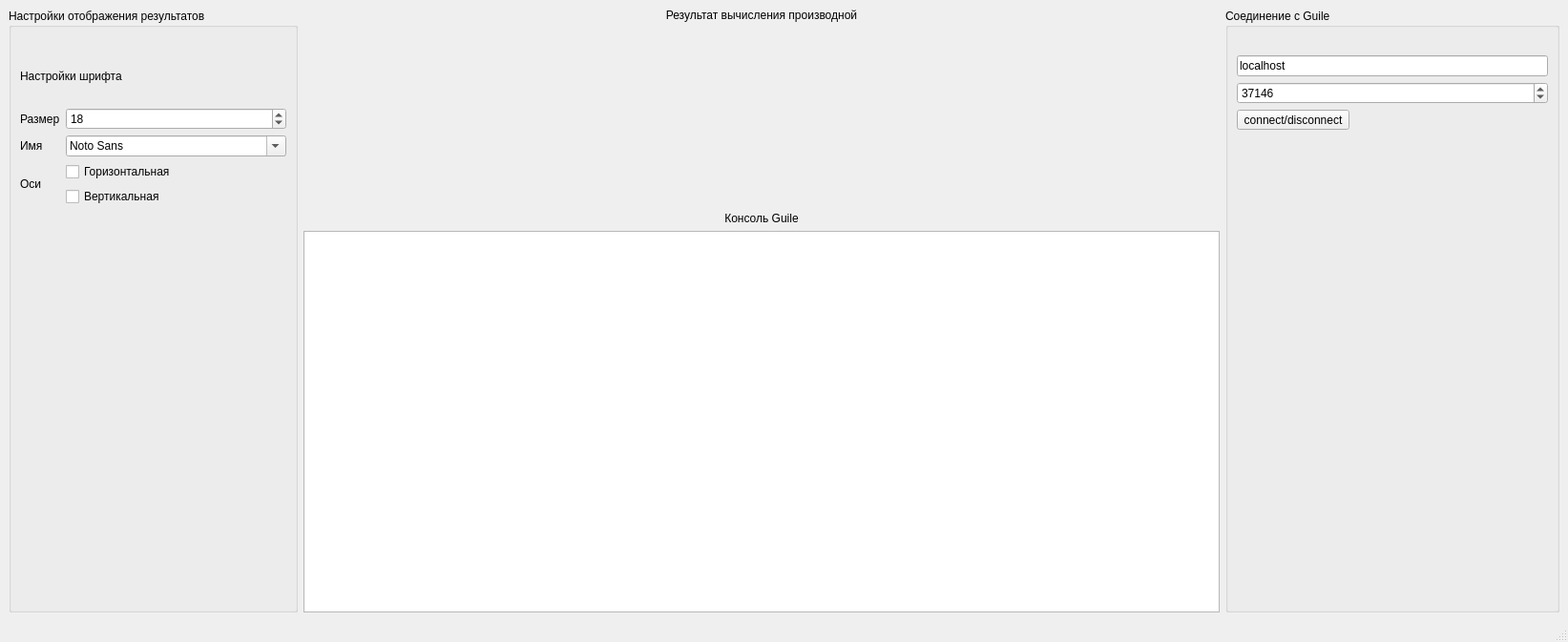
<?xml version="1.0" encoding="UTF-8"?>
<ui version="4.0">
 <class>BaseWindow</class>
 <widget class="QMainWindow" name="BaseWindow">
  <property name="enabled">
   <bool>true</bool>
  </property>
  <property name="geometry">
   <rect>
    <x>0</x>
    <y>0</y>
    <width>1643</width>
    <height>673</height>
   </rect>
  </property>
  <property name="sizePolicy">
   <sizepolicy hsizetype="Expanding" vsizetype="Expanding">
    <horstretch>0</horstretch>
    <verstretch>0</verstretch>
   </sizepolicy>
  </property>
  <property name="acceptDrops">
   <bool>false</bool>
  </property>
  <property name="windowTitle">
   <string>MainWindow</string>
  </property>
  <property name="windowOpacity">
   <double>0.000000000000000</double>
  </property>
  <property name="styleSheet">
   <string notr="true"/>
  </property>
  <widget class="QWidget" name="centralwidget">
   <property name="autoFillBackground">
    <bool>false</bool>
   </property>
   <layout class="QGridLayout" name="gridLayout_6">
    <item row="0" column="0">
     <layout class="QGridLayout" name="gridLayout_2">
      <property name="sizeConstraint">
       <enum>QLayout::SetDefaultConstraint</enum>
      </property>
      <item row="3" column="2">
       <widget class="QPlainTextEdit" name="teOutput">
        <property name="sizePolicy">
         <sizepolicy hsizetype="Preferred" vsizetype="Preferred">
          <horstretch>0</horstretch>
          <verstretch>0</verstretch>
         </sizepolicy>
        </property>
        <property name="minimumSize">
         <size>
          <width>0</width>
          <height>400</height>
         </size>
        </property>
       </widget>
      </item>
      <item row="0" column="4" rowspan="4">
       <widget class="QGroupBox" name="groupBox">
        <property name="sizePolicy">
         <sizepolicy hsizetype="Fixed" vsizetype="Preferred">
          <horstretch>0</horstretch>
          <verstretch>0</verstretch>
         </sizepolicy>
        </property>
        <property name="minimumSize">
         <size>
          <width>350</width>
          <height>0</height>
         </size>
        </property>
        <property name="layoutDirection">
         <enum>Qt::LeftToRight</enum>
        </property>
        <property name="title">
         <string>Соединение с Guile</string>
        </property>
        <layout class="QGridLayout" name="gridLayout_3">
         <item row="4" column="0">
          <spacer name="verticalSpacer">
           <property name="orientation">
            <enum>Qt::Vertical</enum>
           </property>
           <property name="sizeHint" stdset="0">
            <size>
             <width>20</width>
             <height>40</height>
            </size>
           </property>
          </spacer>
         </item>
         <item row="3" column="0">
          <widget class="QToolButton" name="btConnect">
           <property name="text">
            <string>connect/disconnect</string>
           </property>
          </widget>
         </item>
         <item row="1" column="0">
          <widget class="QLineEdit" name="leAddr">
           <property name="text">
            <string>localhost</string>
           </property>
          </widget>
         </item>
         <item row="2" column="0">
          <widget class="QSpinBox" name="sbPort">
           <property name="maximum">
            <number>40000</number>
           </property>
           <property name="value">
            <number>37146</number>
           </property>
          </widget>
         </item>
         <item row="0" column="0">
          <spacer name="verticalSpacer_2">
           <property name="orientation">
            <enum>Qt::Vertical</enum>
           </property>
           <property name="sizeType">
            <enum>QSizePolicy::Minimum</enum>
           </property>
           <property name="sizeHint" stdset="0">
            <size>
             <width>20</width>
             <height>20</height>
            </size>
           </property>
          </spacer>
         </item>
        </layout>
       </widget>
      </item>
      <item row="0" column="0" rowspan="4">
       <widget class="QGroupBox" name="m_aling_buttons">
        <property name="sizePolicy">
         <sizepolicy hsizetype="Fixed" vsizetype="Preferred">
          <horstretch>0</horstretch>
          <verstretch>0</verstretch>
         </sizepolicy>
        </property>
        <property name="minimumSize">
         <size>
          <width>280</width>
          <height>300</height>
         </size>
        </property>
        <property name="layoutDirection">
         <enum>Qt::LeftToRight</enum>
        </property>
        <property name="styleSheet">
         <string notr="true"/>
        </property>
        <property name="title">
         <string>Настройки отображения результатов</string>
        </property>
        <layout class="QGridLayout" name="gridLayout_4">
         <item row="3" column="0">
          <layout class="QGridLayout" name="gridLayout_5">
           <property name="leftMargin">
            <number>0</number>
           </property>
           <property name="topMargin">
            <number>25</number>
           </property>
           <property name="spacing">
            <number>6</number>
           </property>
           <item row="1" column="0" colspan="2">
            <spacer name="verticalSpacer_3">
             <property name="orientation">
              <enum>Qt::Vertical</enum>
             </property>
             <property name="sizeType">
              <enum>QSizePolicy::Fixed</enum>
             </property>
             <property name="sizeHint" stdset="0">
              <size>
               <width>20</width>
               <height>20</height>
              </size>
             </property>
            </spacer>
           </item>
           <item row="3" column="1">
            <widget class="QSpinBox" name="m_font_size">
             <property name="sizePolicy">
              <sizepolicy hsizetype="Preferred" vsizetype="Fixed">
               <horstretch>0</horstretch>
               <verstretch>0</verstretch>
              </sizepolicy>
             </property>
             <property name="value">
              <number>18</number>
             </property>
            </widget>
           </item>
           <item row="4" column="0">
            <widget class="QLabel" name="label_4">
             <property name="text">
              <string>Имя</string>
             </property>
            </widget>
           </item>
           <item row="4" column="1">
            <widget class="QFontComboBox" name="m_font_name">
             <property name="sizePolicy">
              <sizepolicy hsizetype="Minimum" vsizetype="Fixed">
               <horstretch>0</horstretch>
               <verstretch>0</verstretch>
              </sizepolicy>
             </property>
             <property name="currentFont">
              <font>
               <family>MathJax_Main</family>
              </font>
             </property>
            </widget>
           </item>
           <item row="5" column="1">
            <widget class="QCheckBox" name="axisX">
             <property name="text">
              <string>Горизонтальная</string>
             </property>
            </widget>
           </item>
           <item row="0" column="0" colspan="2">
            <widget class="QLabel" name="labelClassB">
             <property name="sizePolicy">
              <sizepolicy hsizetype="Preferred" vsizetype="Fixed">
               <horstretch>0</horstretch>
               <verstretch>0</verstretch>
              </sizepolicy>
             </property>
             <property name="text">
              <string>Настройки шрифта</string>
             </property>
            </widget>
           </item>
           <item row="6" column="1">
            <widget class="QCheckBox" name="axisY">
             <property name="text">
              <string>Вертикальная</string>
             </property>
            </widget>
           </item>
           <item row="5" column="0" rowspan="2">
            <widget class="QLabel" name="label_5">
             <property name="text">
              <string>Оси</string>
             </property>
            </widget>
           </item>
           <item row="3" column="0">
            <widget class="QLabel" name="label_3">
             <property name="text">
              <string>Размер</string>
             </property>
            </widget>
           </item>
          </layout>
         </item>
         <item row="4" column="0">
          <spacer name="verticalSpacer_4">
           <property name="orientation">
            <enum>Qt::Vertical</enum>
           </property>
           <property name="sizeHint" stdset="0">
            <size>
             <width>20</width>
             <height>40</height>
            </size>
           </property>
          </spacer>
         </item>
         <item row="0" column="0">
          <spacer name="verticalSpacer_5">
           <property name="orientation">
            <enum>Qt::Vertical</enum>
           </property>
           <property name="sizeType">
            <enum>QSizePolicy::Minimum</enum>
           </property>
           <property name="sizeHint" stdset="0">
            <size>
             <width>20</width>
             <height>10</height>
            </size>
           </property>
          </spacer>
         </item>
        </layout>
       </widget>
      </item>
      <item row="2" column="2">
       <widget class="QLabel" name="label">
        <property name="sizePolicy">
         <sizepolicy hsizetype="Preferred" vsizetype="Fixed">
          <horstretch>0</horstretch>
          <verstretch>0</verstretch>
         </sizepolicy>
        </property>
        <property name="text">
         <string>Консоль Guile</string>
        </property>
        <property name="alignment">
         <set>Qt::AlignCenter</set>
        </property>
       </widget>
      </item>
      <item row="0" column="2">
       <widget class="QLabel" name="label_2">
        <property name="sizePolicy">
         <sizepolicy hsizetype="Preferred" vsizetype="Fixed">
          <horstretch>0</horstretch>
          <verstretch>0</verstretch>
         </sizepolicy>
        </property>
        <property name="text">
         <string>Результат вычисления производной</string>
        </property>
        <property name="alignment">
         <set>Qt::AlignCenter</set>
        </property>
       </widget>
      </item>
      <item row="1" column="2">
       <layout class="QVBoxLayout" name="lay_left">
        <property name="spacing">
         <number>9</number>
        </property>
        <property name="sizeConstraint">
         <enum>QLayout::SetDefaultConstraint</enum>
        </property>
       </layout>
      </item>
     </layout>
    </item>
   </layout>
  </widget>
  <widget class="QMenuBar" name="menubar">
   <property name="geometry">
    <rect>
     <x>0</x>
     <y>0</y>
     <width>1643</width>
     <height>23</height>
    </rect>
   </property>
  </widget>
  <widget class="QStatusBar" name="statusbar"/>
 </widget>
 <resources/>
 <connections/>
</ui>
